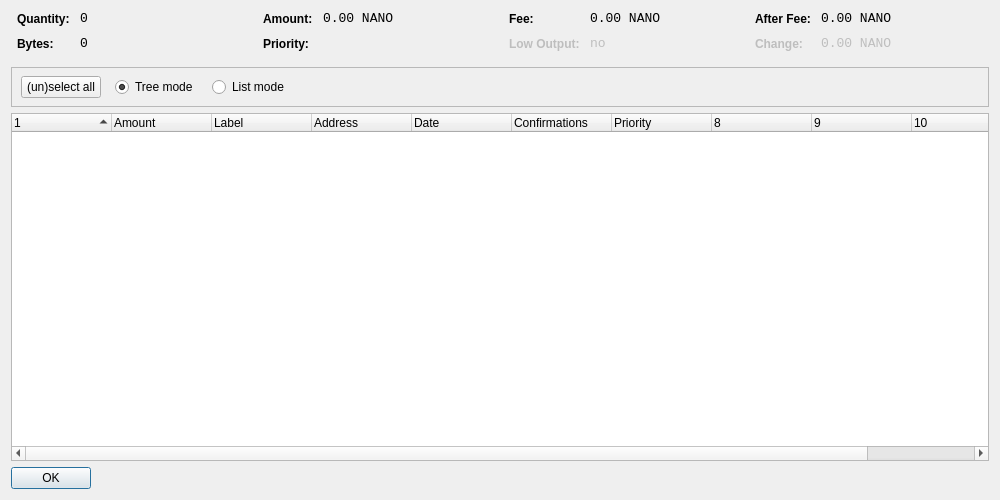
<?xml version="1.0" encoding="UTF-8"?>
<ui version="4.0">
 <class>CoinControlDialog</class>
 <widget class="QDialog" name="CoinControlDialog">
  <property name="geometry">
   <rect>
    <x>0</x>
    <y>0</y>
    <width>1000</width>
    <height>500</height>
   </rect>
  </property>
  <property name="windowTitle">
   <string>Coin Control</string>
  </property>
  <layout class="QVBoxLayout" name="verticalLayout">
   <item>
    <layout class="QHBoxLayout" name="horizontalLayoutTop" stretch="0,0,0,0">
     <property name="topMargin">
      <number>0</number>
     </property>
     <property name="bottomMargin">
      <number>10</number>
     </property>
     <item>
      <layout class="QFormLayout" name="formLayoutCoinControl1">
       <property name="horizontalSpacing">
        <number>10</number>
       </property>
       <property name="verticalSpacing">
        <number>10</number>
       </property>
       <property name="leftMargin">
        <number>6</number>
       </property>
       <property name="rightMargin">
        <number>6</number>
       </property>
       <item row="0" column="0">
        <widget class="QLabel" name="labelCoinControlQuantityText">
         <property name="styleSheet">
          <string notr="true">font-weight:bold;</string>
         </property>
         <property name="text">
          <string>Quantity:</string>
         </property>
        </widget>
       </item>
       <item row="0" column="1">
        <widget class="QLabel" name="labelCoinControlQuantity">
         <property name="font">
          <font>
           <family>Monospace</family>
           <pointsize>10</pointsize>
          </font>
         </property>
         <property name="cursor">
          <cursorShape>IBeamCursor</cursorShape>
         </property>
         <property name="contextMenuPolicy">
          <enum>Qt::ActionsContextMenu</enum>
         </property>
         <property name="text">
          <string notr="true">0</string>
         </property>
         <property name="textInteractionFlags">
          <set>Qt::LinksAccessibleByMouse|Qt::TextSelectableByKeyboard|Qt::TextSelectableByMouse</set>
         </property>
        </widget>
       </item>
       <item row="1" column="0">
        <widget class="QLabel" name="labelCoinControlBytesText">
         <property name="styleSheet">
          <string notr="true">font-weight:bold;</string>
         </property>
         <property name="text">
          <string>Bytes:</string>
         </property>
        </widget>
       </item>
       <item row="1" column="1">
        <widget class="QLabel" name="labelCoinControlBytes">
         <property name="font">
          <font>
           <family>Monospace</family>
           <pointsize>10</pointsize>
          </font>
         </property>
         <property name="cursor">
          <cursorShape>IBeamCursor</cursorShape>
         </property>
         <property name="contextMenuPolicy">
          <enum>Qt::ActionsContextMenu</enum>
         </property>
         <property name="text">
          <string notr="true">0</string>
         </property>
         <property name="textInteractionFlags">
          <set>Qt::LinksAccessibleByMouse|Qt::TextSelectableByKeyboard|Qt::TextSelectableByMouse</set>
         </property>
        </widget>
       </item>
      </layout>
     </item>
     <item>
      <layout class="QFormLayout" name="formLayoutCoinControl2">
       <property name="horizontalSpacing">
        <number>10</number>
       </property>
       <property name="verticalSpacing">
        <number>10</number>
       </property>
       <property name="leftMargin">
        <number>6</number>
       </property>
       <property name="rightMargin">
        <number>6</number>
       </property>
       <item row="0" column="0">
        <widget class="QLabel" name="labelCoinControlAmountText">
         <property name="styleSheet">
          <string notr="true">font-weight:bold;</string>
         </property>
         <property name="text">
          <string>Amount:</string>
         </property>
        </widget>
       </item>
       <item row="0" column="1">
        <widget class="QLabel" name="labelCoinControlAmount">
         <property name="font">
          <font>
           <family>Monospace</family>
           <pointsize>10</pointsize>
          </font>
         </property>
         <property name="cursor">
          <cursorShape>IBeamCursor</cursorShape>
         </property>
         <property name="contextMenuPolicy">
          <enum>Qt::ActionsContextMenu</enum>
         </property>
         <property name="text">
          <string notr="true">0.00 NANO</string>
         </property>
         <property name="textInteractionFlags">
          <set>Qt::LinksAccessibleByMouse|Qt::TextSelectableByKeyboard|Qt::TextSelectableByMouse</set>
         </property>
        </widget>
       </item>
       <item row="1" column="0">
        <widget class="QLabel" name="labelCoinControlPriorityText">
         <property name="styleSheet">
          <string notr="true">font-weight:bold;</string>
         </property>
         <property name="text">
          <string>Priority:</string>
         </property>
        </widget>
       </item>
       <item row="1" column="1">
        <widget class="QLabel" name="labelCoinControlPriority">
         <property name="font">
          <font>
           <family>Monospace</family>
           <pointsize>10</pointsize>
          </font>
         </property>
         <property name="cursor">
          <cursorShape>IBeamCursor</cursorShape>
         </property>
         <property name="contextMenuPolicy">
          <enum>Qt::ActionsContextMenu</enum>
         </property>
         <property name="text">
          <string/>
         </property>
         <property name="textInteractionFlags">
          <set>Qt::LinksAccessibleByMouse|Qt::TextSelectableByKeyboard|Qt::TextSelectableByMouse</set>
         </property>
        </widget>
       </item>
      </layout>
     </item>
     <item>
      <layout class="QFormLayout" name="formLayoutCoinControl3">
       <property name="horizontalSpacing">
        <number>10</number>
       </property>
       <property name="verticalSpacing">
        <number>10</number>
       </property>
       <property name="leftMargin">
        <number>6</number>
       </property>
       <property name="rightMargin">
        <number>6</number>
       </property>
       <item row="0" column="0">
        <widget class="QLabel" name="labelCoinControlFeeText">
         <property name="styleSheet">
          <string notr="true">font-weight:bold;</string>
         </property>
         <property name="text">
          <string>Fee:</string>
         </property>
        </widget>
       </item>
       <item row="0" column="1">
        <widget class="QLabel" name="labelCoinControlFee">
         <property name="font">
          <font>
           <family>Monospace</family>
           <pointsize>10</pointsize>
          </font>
         </property>
         <property name="cursor">
          <cursorShape>IBeamCursor</cursorShape>
         </property>
         <property name="contextMenuPolicy">
          <enum>Qt::ActionsContextMenu</enum>
         </property>
         <property name="text">
          <string notr="true">0.00 NANO</string>
         </property>
         <property name="textInteractionFlags">
          <set>Qt::LinksAccessibleByMouse|Qt::TextSelectableByKeyboard|Qt::TextSelectableByMouse</set>
         </property>
        </widget>
       </item>
       <item row="1" column="0">
        <widget class="QLabel" name="labelCoinControlLowOutputText">
         <property name="enabled">
          <bool>false</bool>
         </property>
         <property name="styleSheet">
          <string notr="true">font-weight:bold;</string>
         </property>
         <property name="text">
          <string>Low Output:</string>
         </property>
        </widget>
       </item>
       <item row="1" column="1">
        <widget class="QLabel" name="labelCoinControlLowOutput">
         <property name="enabled">
          <bool>false</bool>
         </property>
         <property name="font">
          <font>
           <family>Monospace</family>
           <pointsize>10</pointsize>
          </font>
         </property>
         <property name="cursor">
          <cursorShape>IBeamCursor</cursorShape>
         </property>
         <property name="contextMenuPolicy">
          <enum>Qt::ActionsContextMenu</enum>
         </property>
         <property name="text">
          <string notr="true">no</string>
         </property>
         <property name="textInteractionFlags">
          <set>Qt::LinksAccessibleByMouse|Qt::TextSelectableByKeyboard|Qt::TextSelectableByMouse</set>
         </property>
        </widget>
       </item>
      </layout>
     </item>
     <item>
      <layout class="QFormLayout" name="formLayoutCoinControl4">
       <property name="horizontalSpacing">
        <number>10</number>
       </property>
       <property name="verticalSpacing">
        <number>10</number>
       </property>
       <property name="leftMargin">
        <number>6</number>
       </property>
       <property name="rightMargin">
        <number>6</number>
       </property>
       <item row="0" column="0">
        <widget class="QLabel" name="labelCoinControlAfterFeeText">
         <property name="styleSheet">
          <string notr="true">font-weight:bold;</string>
         </property>
         <property name="text">
          <string>After Fee:</string>
         </property>
        </widget>
       </item>
       <item row="0" column="1">
        <widget class="QLabel" name="labelCoinControlAfterFee">
         <property name="font">
          <font>
           <family>Monospace</family>
           <pointsize>10</pointsize>
          </font>
         </property>
         <property name="cursor">
          <cursorShape>IBeamCursor</cursorShape>
         </property>
         <property name="contextMenuPolicy">
          <enum>Qt::ActionsContextMenu</enum>
         </property>
         <property name="text">
          <string notr="true">0.00 NANO</string>
         </property>
         <property name="textInteractionFlags">
          <set>Qt::LinksAccessibleByMouse|Qt::TextSelectableByKeyboard|Qt::TextSelectableByMouse</set>
         </property>
        </widget>
       </item>
       <item row="1" column="0">
        <widget class="QLabel" name="labelCoinControlChangeText">
         <property name="enabled">
          <bool>false</bool>
         </property>
         <property name="styleSheet">
          <string notr="true">font-weight:bold;</string>
         </property>
         <property name="text">
          <string>Change:</string>
         </property>
        </widget>
       </item>
       <item row="1" column="1">
        <widget class="QLabel" name="labelCoinControlChange">
         <property name="enabled">
          <bool>false</bool>
         </property>
         <property name="font">
          <font>
           <family>Monospace</family>
           <pointsize>10</pointsize>
          </font>
         </property>
         <property name="cursor">
          <cursorShape>IBeamCursor</cursorShape>
         </property>
         <property name="contextMenuPolicy">
          <enum>Qt::ActionsContextMenu</enum>
         </property>
         <property name="text">
          <string notr="true">0.00 NANO</string>
         </property>
         <property name="textInteractionFlags">
          <set>Qt::LinksAccessibleByMouse|Qt::TextSelectableByKeyboard|Qt::TextSelectableByMouse</set>
         </property>
        </widget>
       </item>
      </layout>
     </item>
    </layout>
   </item>
   <item>
    <widget class="QFrame" name="frame">
     <property name="minimumSize">
      <size>
       <width>0</width>
       <height>40</height>
      </size>
     </property>
     <property name="frameShape">
      <enum>QFrame::StyledPanel</enum>
     </property>
     <property name="frameShadow">
      <enum>QFrame::Sunken</enum>
     </property>
     <widget class="QWidget" name="horizontalLayoutWidget">
      <property name="geometry">
       <rect>
        <x>10</x>
        <y>0</y>
        <width>781</width>
        <height>41</height>
       </rect>
      </property>
      <layout class="QHBoxLayout" name="horizontalLayoutPanel" stretch="0,0,0,0,0">
       <property name="spacing">
        <number>14</number>
       </property>
       <item>
        <widget class="QPushButton" name="pushButtonSelectAll">
         <property name="sizePolicy">
          <sizepolicy hsizetype="Maximum" vsizetype="Fixed">
           <horstretch>0</horstretch>
           <verstretch>0</verstretch>
          </sizepolicy>
         </property>
         <property name="text">
          <string>(un)select all</string>
         </property>
        </widget>
       </item>
       <item>
        <widget class="QRadioButton" name="radioTreeMode">
         <property name="sizePolicy">
          <sizepolicy hsizetype="Maximum" vsizetype="Fixed">
           <horstretch>0</horstretch>
           <verstretch>0</verstretch>
          </sizepolicy>
         </property>
         <property name="text">
          <string>Tree mode</string>
         </property>
         <property name="checked">
          <bool>true</bool>
         </property>
        </widget>
       </item>
       <item>
        <widget class="QRadioButton" name="radioListMode">
         <property name="sizePolicy">
          <sizepolicy hsizetype="Maximum" vsizetype="Fixed">
           <horstretch>0</horstretch>
           <verstretch>0</verstretch>
          </sizepolicy>
         </property>
         <property name="text">
          <string>List mode</string>
         </property>
        </widget>
       </item>
       <item>
        <spacer name="horizontalSpacer">
         <property name="orientation">
          <enum>Qt::Horizontal</enum>
         </property>
         <property name="sizeHint" stdset="0">
          <size>
           <width>40</width>
           <height>20</height>
          </size>
         </property>
        </spacer>
       </item>
      </layout>
     </widget>
    </widget>
   </item>
   <item>
    <widget class="CoinControlTreeWidget" name="treeWidget">
     <property name="contextMenuPolicy">
      <enum>Qt::CustomContextMenu</enum>
     </property>
     <property name="sortingEnabled">
      <bool>false</bool>
     </property>
     <property name="columnCount">
      <number>11</number>
     </property>
     <attribute name="headerShowSortIndicator" stdset="0">
      <bool>true</bool>
     </attribute>
     <attribute name="headerStretchLastSection">
      <bool>false</bool>
     </attribute>
     <column>
      <property name="text">
       <string/>
      </property>
     </column>
     <column>
      <property name="text">
       <string>Amount</string>
      </property>
     </column>
     <column>
      <property name="text">
       <string>Label</string>
      </property>
     </column>
     <column>
      <property name="text">
       <string>Address</string>
      </property>
     </column>
     <column>
      <property name="text">
       <string>Date</string>
      </property>
     </column>
     <column>
      <property name="text">
       <string>Confirmations</string>
      </property>
      <property name="toolTip">
       <string>Confirmed</string>
      </property>
     </column>
     <column>
      <property name="text">
       <string>Priority</string>
      </property>
     </column>
     <column>
      <property name="text">
       <string/>
      </property>
     </column>
     <column>
      <property name="text">
       <string/>
      </property>
     </column>
     <column>
      <property name="text">
       <string/>
      </property>
     </column>
     <column>
      <property name="text">
       <string/>
      </property>
     </column>
    </widget>
   </item>
   <item>
    <widget class="QDialogButtonBox" name="buttonBox">
     <property name="sizePolicy">
      <sizepolicy hsizetype="Maximum" vsizetype="Fixed">
       <horstretch>0</horstretch>
       <verstretch>0</verstretch>
      </sizepolicy>
     </property>
     <property name="orientation">
      <enum>Qt::Horizontal</enum>
     </property>
     <property name="standardButtons">
      <set>QDialogButtonBox::Ok</set>
     </property>
    </widget>
   </item>
  </layout>
 </widget>
 <customwidgets>
  <customwidget>
   <class>CoinControlTreeWidget</class>
   <extends>QTreeWidget</extends>
   <header>coincontroltreewidget.h</header>
  </customwidget>
 </customwidgets>
 <resources/>
 <connections/>
</ui>
